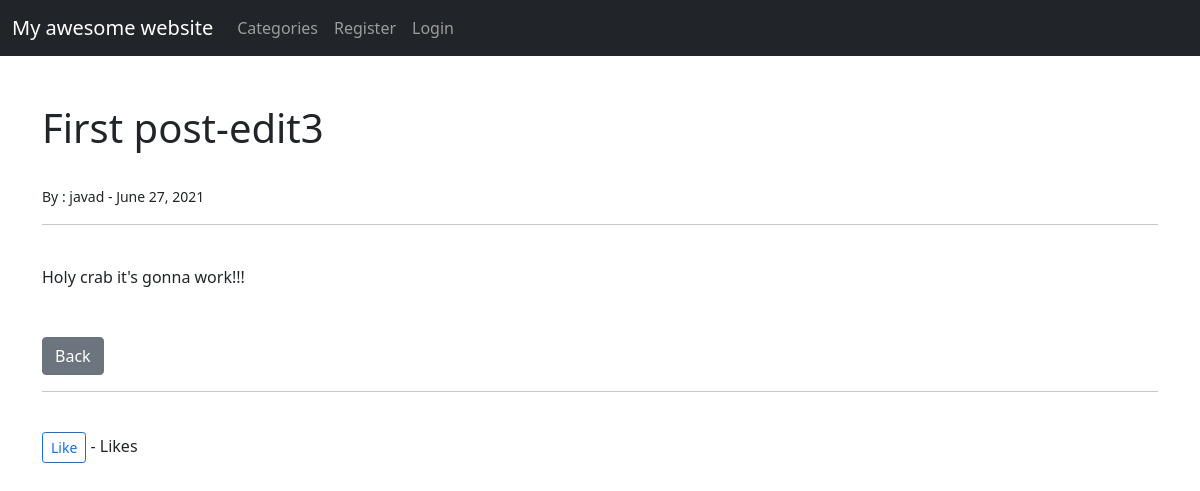
The page /post/1 on the database as committed earlier.
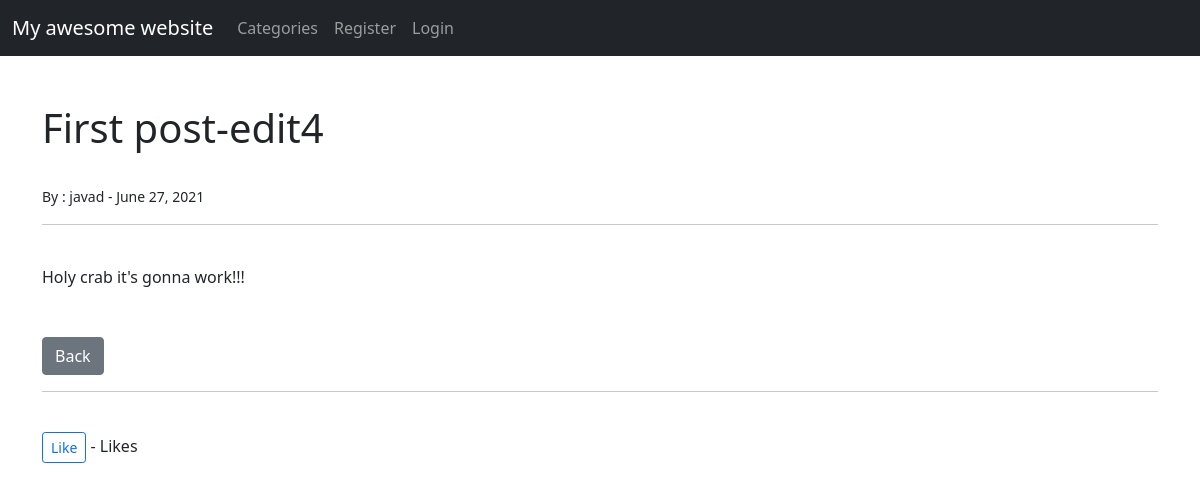
The same page on the database as committed later.
### pages/models.py (models this page shows, shortened)
class Post(models.Model):
	title = models.CharField(max_length=220)
	title_tag = models.CharField(max_length=220)
	author = models.ForeignKey(User , on_delete=models.CASCADE)
	text = RichTextField()
	date = models.DateField(auto_now_add=True)
	category = models.CharField(max_length=220, default='None')
	likes = models.ManyToManyField(User, related_name='blog_post')

### pages/views.py (the view)
# urls.py: path('post/<int:pk>', DetailView.as_view(), name="post-detail"),
class DetailView(DetailView):
	model = Post
	template_name = 'post_detail.html'

### templates/post_detail.html (shortened to what this page needs)
{% extends 'base.html' %}
{% block content %}
<h1>{{post.title}}</h1><br/>
<small>By : {{post.author}} - {{post.date}}
</small>
<hr/><br/>
{{post.text|safe}}
<br/><br/><br/>
<a href="{% url 'home' %}" class = 'btn btn-secondary'>Back</a>
<br/><hr><br/>
<form method="POST", action="{% url 'like_post' post.pk%}">
	<button type="submit", name="post_id" value="{{ post.id }}" class="btn btn-outline-primary btn-sm">Like</button> - {{ total_likes }} Likes
</form>
{% endblock%}

Rows that differ between the two databases and show on the page:
changed Post "Holy crab it's gonna work!!!": title "First post-edit3" → "First post-edit4"
